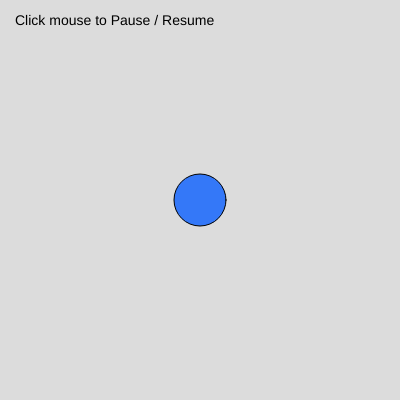
Frame 1 (no input)
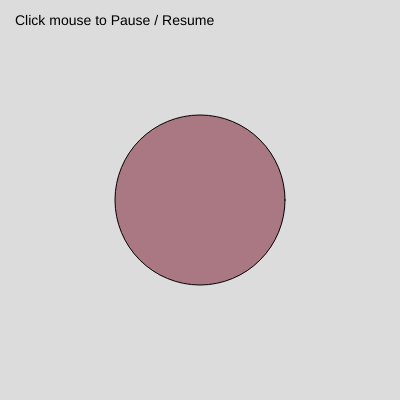
Frame 60 (no input)
Frame 120 (the mouse pressed at the canvas centre since frame 60): identical to frame 60, image omitted

The p5.js sketch that drew these frames (run headless with seeded random() and noise() and a simulated clock; from frame 60 on, the mouse is pressed at the canvas centre):

// p5.js sketch
// ── sketch.js
let circleSize = 50;
let growSpeed = 2;
let isPaused = false;
let redValue = 100;
let blueValue = 255;

function setup() {
  createCanvas(400, 400);
}

function draw() {
  background(220);

  if (isPaused == false) {
    circleSize = circleSize + growSpeed;

    if (circleSize >= 300 || circleSize <= 30) {
      growSpeed = growSpeed * -1;
    }

    redValue = circleSize;
    blueValue = 300 - circleSize;
  }

  fill(redValue, 120, blueValue);
  ellipse(200, 200, circleSize, circleSize);

  fill(0);
  textSize(14);
  text("Click mouse to Pause / Resume", 15, 25);
}

function mousePressed() {
  if (isPaused == false) {
    isPaused = true;
  } else {
    isPaused = false;
  }
}
